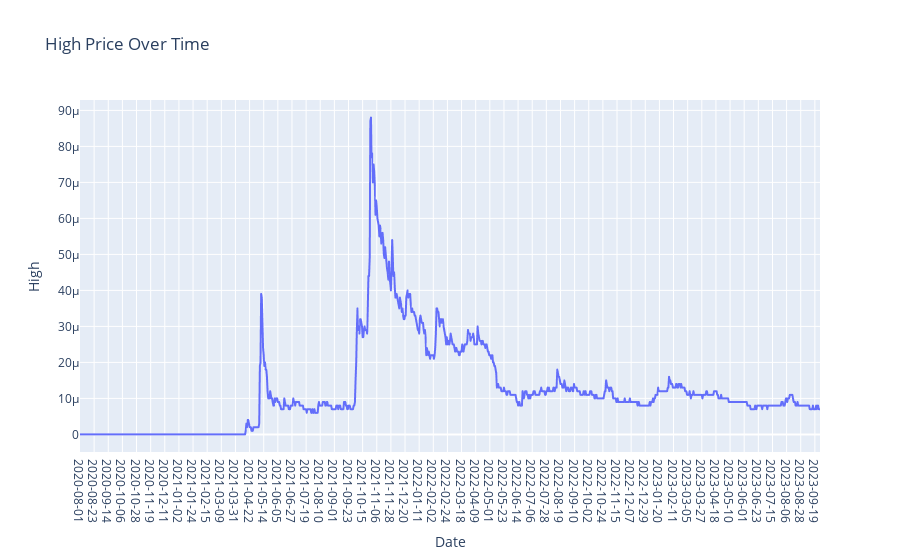

Write notebook code for a chart like this one.
### Markdown cell above
## i) Graph for High Column Values

### Code cell
plt.figure(figsize=(14, 6))
fig = px.line(SHIBA.High,x=SHIBA.Date, y='High', labels={'x': 'Date', 'y': 'Price'}, title='High Price Over Time')
fig.update_xaxes(type='category')  # Ensure the x-axis treats the index as categorical (date)
fig.show()

### Figure 1 — Plotly figure (JSON) as saved in the notebook; plotly's stock layout.template omitted (floating-point values rounded to 4 significant figures; data arrays with more than 128 entries replaced by an {"elided": "..."} marker saying what was removed)
{"data": [{"hovertemplate": "Date=%{x}<br>High=%{y}<extra></extra>", "legendgroup": "", "line": {"color": "#636efa", "dash": "solid"}, "marker": {"symbol": "circle"}, "mode": "lines", "name": "", "showlegend": false, "type": "scattergl", "x": {"elided": "1153 str values"}, "xaxis": "x", "y": {"elided": "1153 float values"}, "yaxis": "y"}], "layout": {"legend": {"tracegroupgap": 0}, "title": {"text": "High Price Over Time"}, "xaxis": {"anchor": "y", "domain": [0, 1], "title": {"text": "Date"}, "type": "category"}, "yaxis": {"anchor": "x", "domain": [0, 1], "title": {"text": "High"}}}}
